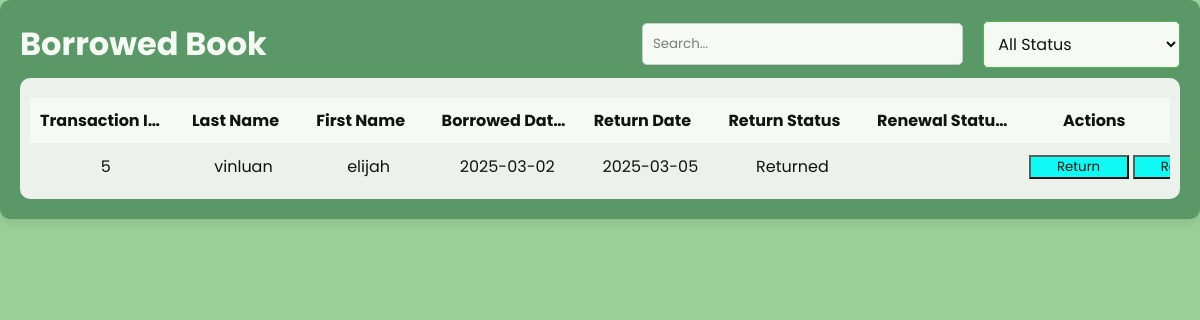
Screenshot of /borrowedbook.php with the database file from the repository.
### tables this page shows
CREATE TABLE `borrowed_books` (
  `transaction_id` int(11) NOT NULL,
  `book_id` int(11) DEFAULT NULL,
  `user_id` int(11) DEFAULT NULL,
  `borrowed_date` date DEFAULT NULL,
  `due_date` date DEFAULT NULL,
  `return_date` date DEFAULT NULL,
  `return_status` enum('Returned','Overdue','Pending') DEFAULT 'Pending',
  `renewal_status` enum('Yes','No') DEFAULT 'No'
);

CREATE TABLE `user` (
  `user_id` int(11) NOT NULL COMMENT 'Unique ID for each user.',
  `student_id` varchar(255) NOT NULL COMMENT 'Student ID "03-2324-xxxxxx"',
  `first_name` varchar(255) NOT NULL,
  `last_name` varchar(255) NOT NULL,
  `password` varchar(255) NOT NULL,
  `phinmaed_email` varchar(255) NOT NULL COMMENT 'PHINMA EMAIL',
  `year_level` varchar(255) NOT NULL,
  `department` varchar(100) NOT NULL COMMENT 'Course',
  `created_at` timestamp NOT NULL DEFAULT current_timestamp() ON UPDATE current_timestamp() COMMENT 'Registration date',
  `contact_number` bigint(15) NOT NULL COMMENT 'contact number',
  `status` tinyint(1) NOT NULL DEFAULT 1
);

### borrowedbook.php (the view, shortened to what this page needs)
<?php include 'db_config.php'; ?>
<!DOCTYPE html>
<html lang="en">
<head>
    <link rel="stylesheet" href="borrowedbook.css">
    <link rel="stylesheet" href="global.css">
    <link href='https://unpkg.com/boxicons@2.1.1/css/boxicons.min.css' rel='stylesheet'>
</head>
<body>
<div class="container3">
    <div class="search-sort">
        <h1>Borrowed Book</h1>
        <input type="text" id="search3" placeholder="Search...">
        <select id="statusFilter" class="filter-attendance">
            <option value="">All Status</option>
        </select>
    </div>
    <div class="table-container4">
        <table>
            <thead>
                <tr>
                    <th data-column1="transaction_id" data-order="asc">Transaction ID<i class='bx bx-sort sort-icon'></i></th>
                    <th data-column1="last_name" data-order="asc">Last Name<i class='bx bx-sort sort-icon'></i></th>
                    <th data-column1="first_name" data-order="asc">First Name<i class='bx bx-sort sort-icon'></i></th>
                    <th data-column1="borrowed_date" data-order="asc">Borrowed Date<i class='bx bx-sort sort-icon'></i></th>
                    <th data-column1="return_date" data-order="asc">Return Date<i class='bx bx-sort sort-icon'></i></th>
                    <th data-column1="return_status" data-order="asc">Return Status<i class='bx bx-sort sort-icon'></i></th>
                    <th data-column1="renewal_status" data-order="asc">Renewal Status<i class='bx bx-sort sort-icon'></i></th>
                    <th>Actions</th>
                </tr>
            </thead>
            <tbody id="borrowedBookTableBody">
                <?php
                $query = "SELECT borrowed_books.transaction_id, user.last_name, user.first_name,
                                 borrowed_books.borrowed_date, borrowed_books.return_date, borrowed_books.return_status, borrowed_books.renewal_status
                          FROM borrowed_books
                          INNER JOIN user ON borrowed_books.user_id = user.user_id
                          ORDER BY borrowed_books.borrowed_date DESC";
                $result = $conn->query($query);
                if ($result->num_rows > 0) {
                    while ($row = $result->fetch_assoc()) {
                        echo "<tr>
                                <td>{$row['transaction_id']}</td>
                                <td>{$row['last_name']}</td>
                                <td>{$row['first_name']}</td>
                                <td>{$row['borrowed_date']}</td>
                                <td>{$row['return_date']}</td>
                                <td>{$row['return_status']}</td>
                                <td>{$row['renewal_status']}</td>
                                <td>
                                <div class='actions_button'>
                                    <button class='return-btn' data-id='{$row['transaction_id']}'>Return</button>
                                    <button class='renew-btn' data-id='{$row['transaction_id']}'>Renew</button>
                                </div>
                                </td>
                              </tr>";
                    }
                } else {
                    echo "<tr><td colspan='8'>No Borrowed Books Found.</td></tr>";
                }
                ?>
            </tbody>
        </table>
    </div>
</div>
</body>
</html>

### borrowedbook.css (style rules this page uses)
.table-container4 { width: 100%; height: 94%; overflow-y: auto; border-radius: 10px; padding: 10px; margin-top: 10px; }
.return-btn { background-color: aqua; width: 100px; }
.renew-btn { background-color: aqua; width: 100px; }

### global.css (style rules this page uses)
* { margin: 0; padding: 0; box-sizing: border-box; font-family: 'Poppins', sans-serif; }
:root { --body-color: #f5f5f5; --sidebar-color: linear-gradient(180deg, #1E5128, #000000); --primary-color: #549462; --primary-color-light: #f5f5f5; --toggle-color: #9cb69b; --text-color: #9b9b9b; --table-text-color: #000000; --success-color: #4CAF50; --hover-success-color: #388E3C; --danger-color: #D32F2F; --danger-hover-color: #B71C1C; --edit-button-color: #07c900; --tran-02: all 0.2s ease; --tran-05: all 0.5s ease; --font-size-base: 1rem; --spacing-base: 1rem; }
body { background-color: #9BCF99; transition: var(--tran-05); overflow-x: hidden; font-size: var(--font-size-base); }
.filter-attendance { display: flex; align-items: center; background-color: white; border: 1px solid #4CAF50; padding: calc(var(--spacing-base) * 0.625); cursor: pointer; border-radius: 0.3125rem; font-size: calc(var(--font-size-base) * 1); gap: calc(var(--spacing-base) * 0.3125); width: 30%; }
table { width: 100%; border-collapse: collapse; margin-top: calc(var(--spacing-base) * 0.625); }
thead { background-color: #ffffff; position: sticky; top: 0; z-index: 1; }
thead th, tbody td { padding: calc(var(--spacing-base) * 0.625); text-align: center; max-width: 150px; overflow: hidden; text-overflow: ellipsis; white-space: nowrap; }
thead th { cursor: pointer; }
body.dark thead th, tbody td { color: var(--table-text-color); }
.search-sort { display: flex; align-items: center; justify-content: space-between; border-radius: 0.625rem; }
.search-sort h1 { color: white; width: 100%; font-size: calc(var(--font-size-base) * 2); }
.search-sort input { width: 50%; padding: calc(var(--spacing-base) * 0.625); border: 1px solid #ccc; border-radius: 0.3125rem; margin-right: calc(var(--spacing-base) * 1.25); display: flex; }
.container, .container2, .container3, .container4 { width: 100%; height: 100%; margin: auto; padding: calc(var(--spacing-base) * 1.25); background-color: var(--primary-color); border-radius: 0.625rem; box-shadow: 0 4px 8px rgba(0, 0, 0, 0.1); opacity: 0.9; transition: var(--tran-05) ease; }
body.dark .container, .container2, .container3, .container4 { background: var(--primary-color); }
body.dark .table-container5,.table-container,.table-container1,.table-container3,.table-container4 { background: var(--body-color); }

### rows the page displays
borrowed_books: transaction_id "5", user.last_name "vinluan", user.first_name "elijah", borrowed_date "2025-03-02", return_date "2025-03-05", return_status "Returned"
